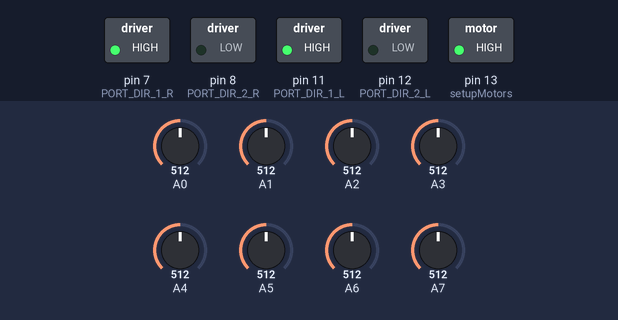
A sketch run on a simulated Arduino Uno, built with avr-gcc and run on an emulated ATmega328P. Parts: switched loads named in the sketch (green lamp = pin HIGH). The inputs (shaded band) are chosen by the test bench; at power-on: A5 = 512, A0 = 512, A1 = 512, A2 = 512, A3 = 512, A4 = 512, A6 = 512, A7 = 512. Pins used as bus, display or sensor lines are not drawn; what the sketch prints to the serial monitor is not drawn.

Above: at 4.7 s.
4.8 s: A5 set to 541
At 7.9 s:
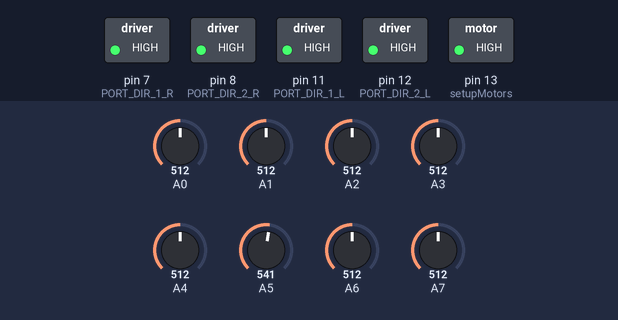
At 12.7 s:
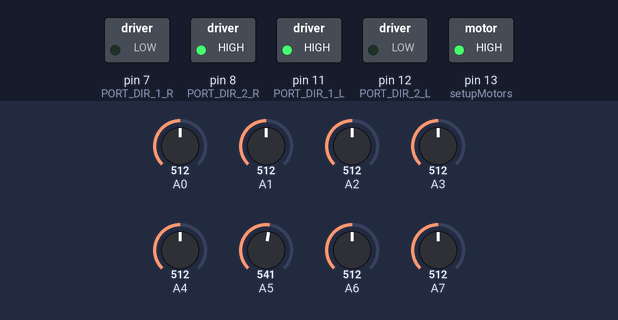
Timing chart, 0 to 13.8 s (numbered marks = the images above; inputs shaded):
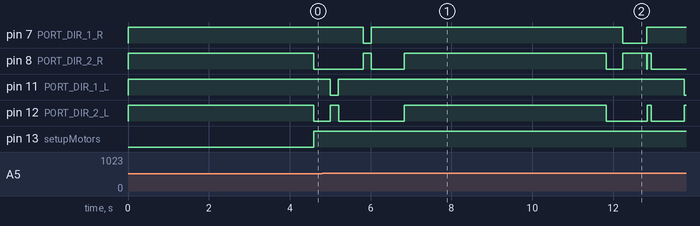

The sketch:

sketch_may19a.ino
```cpp
#include <Streaming.h>
#include <Vector.h>
#define inf 10000
#define PORT_DIR_1_L 11
#define PORT_DIR_2_L 12
#define PORT_POWER_L 10
#define PORT_DIR_1_R 7
#define PORT_DIR_2_R 8
#define PORT_POWER_R 9
float avgSpeed = 0.3;
float pid_p = 8;
byte storagesst[36];
Vector<byte>states(storagesst);
int x;
const int n = 35;
int temp;

int schtrix[7];
int t[n];
Vector<int> dist(t);


void setupMotors() {
  pinMode(PORT_DIR_1_L, OUTPUT);
  pinMode(PORT_DIR_2_L, OUTPUT);
  pinMode(PORT_POWER_L, OUTPUT);
  pinMode(PORT_DIR_1_R, OUTPUT);
  pinMode(PORT_DIR_2_R, OUTPUT);
  pinMode(PORT_POWER_R, OUTPUT);
  pinMode(13, OUTPUT);
}

void motors(float _rPower, float _lPower) {
  if (abs(_rPower) > 0.004) {
    if (_rPower > 0) {
      digitalWrite(PORT_DIR_1_R, HIGH);
      digitalWrite(PORT_DIR_2_R, LOW);
    }
    else {
      digitalWrite(PORT_DIR_1_R, LOW);
      digitalWrite(PORT_DIR_2_R, HIGH);
    }
    analogWrite(PORT_POWER_R, map(constrain(round(abs(_rPower) * 255), 0, 255), 0, 255, 50, 255));
  }
  else {
    digitalWrite(PORT_POWER_R, LOW);
    digitalWrite(PORT_DIR_1_R, HIGH);
    digitalWrite(PORT_DIR_2_R, HIGH);
  }
  //left
  if (abs(_lPower) > 0.004) {
    if (_lPower > 0) {
      digitalWrite(PORT_DIR_1_L, HIGH);
      digitalWrite(PORT_DIR_2_L, LOW);
    }
    else {
      digitalWrite(PORT_DIR_1_L, LOW);
      digitalWrite(PORT_DIR_2_L, HIGH);
    }
    analogWrite(PORT_POWER_L, map(constrain(round(abs(_lPower) * 255), 0, 255), 0, 255, 50, 255));
  }
  else {
    digitalWrite(PORT_POWER_L, LOW);
    digitalWrite(PORT_DIR_1_L, HIGH);
    digitalWrite(PORT_DIR_2_L, HIGH);
  }

}


#define PORT_COUNT 8
int measurePorts[PORT_COUNT] = {0, 1, 2, 3, 4, 5, 6, 7};
int measureOrder[PORT_COUNT] = {0, 7, 1, 6, 2, 5, 3, 4};
int line[PORT_COUNT];

void readLine() {
  for (int i = 0; i < PORT_COUNT; i++) {
    if (i > 0) {
      delayMicroseconds(50);
    }
    line[measureOrder[i]] = analogRead(measurePorts[measureOrder[i]]);
  }
}

// вспомогательные переменные
byte linePro[PORT_COUNT];
int weights[PORT_COUNT] = { -4, -3, -2, -1, 1, 2, 3, 4};

// устанавливается при калибровке на конкретный полигон
byte whiteAvgs[PORT_COUNT] = {65, 65, 65, 65, 65, 65, 65, 65};
byte whiteSigmas[PORT_COUNT] = { 7, 7, 7, 7, 7, 7, 7, 7};
int blackAvgs[PORT_COUNT] = {475, 580, 522, 535, 530, 600, 418, 417};
byte blackSigmas[PORT_COUNT] = {30 , 30 , 30 , 30, 30, 30, 20, 30};

#define STUDENT_099 2.56 // коэффициент стьюдента для 99% уровня достовености
float excentr = 0; // собственно, наш эксцентриситет
float prevExcentr = 0; // предыдущий эксцентриситет, ригодится в ПИД алгоритме

boolean isValid; // удалось ли нормально посчитать эксцентриситет
float blacks = 0; // сколько было чёрных точек
int changeCount; // сколько границ

// временные метки (в Ардуино это тип unsigned long), которые пригодятся нам в вычислениях регулятора
unsigned long lastBlacksFound;
unsigned long lastExcentrCalc = 0;
unsigned long excentrCalcDelay = 0;

void calcExcentr() {
  //calc excentr & other values
  // сохраняем предыдущий эксцентриситет
  prevExcentr = excentr;

  // инициализируем переменные
  float
  _excentr = 0;
  blacks = 0;
  isValid = true;
  changeCount = 0;

  // first run
  for (int i = 0; i < PORT_COUNT; i++) {
    if (line[i] >= blackAvgs[i] - blackSigmas[i]*STUDENT_099) { //if value is definetely in the black area
      linePro[i] = 1;
    }
    else { //if value is in between white and black
      linePro[i] = 0;
    }
  }

  // second run: borders definitions
  for (int i = 1; i < PORT_COUNT - 1; i++) {
    if (abs(linePro[i - 1] - linePro[i + 1]) > 0.3) { //диагностируем переход
      linePro[i] = float(line[i] - whiteAvgs[i]) / float(blackAvgs[i] - whiteAvgs[i]); //нормированное значение
      linePro[i] = constrain(linePro[i], 0, 1);
    }
  }

  // взвешенное суммирование даёт эксцентриситет
  for (int i = 0; i < PORT_COUNT; i++) {
    _excentr = _excentr + weights[i] * linePro[i];
    blacks = blacks + linePro[i]; //число найденных чёрных точек

    // check number of white-black border transitions
    if (i > 0) {
      if (abs(linePro[i] - linePro[i - 1]) > 0.7) { //считаем число переходов чёрное-белое. Для перехода через промежуточное значение можем получить проблему. Возможно, нужен более аккуратный подход
        changeCount++;
      }
    }
  }

  // если нашли чёрное, нормируем эксцентриситет и замечаем время, когда в последний раз находили чёрное (для диагностики схода)
  if (blacks > 0) {
    _excentr = _excentr * 2 / (blacks * PORT_COUNT);
    lastBlacksFound = millis();
  }

  // больше 2-х ереходов над одной линией быть не должно
  if (changeCount > 2) {
    isValid = false;
  }
  else {
    if (blacks > 0 ) {
      prevExcentr = excentr; // запомнили предыдущее значение эксцентриситета (нужно для дифференциальной части ПИД-регулятора)
      excentr = _excentr; // записли нынешнее значение
      if (lastExcentrCalc == 0) { //если первое чтение
        excentrCalcDelay = 0;
        lastExcentrCalc = micros();
      }
      else { // не первое чтение
        excentrCalcDelay = lastExcentrCalc;
        lastExcentrCalc = micros();
        excentrCalcDelay = lastExcentrCalc - excentrCalcDelay;
      }
    }
  }
}

#define INTEGRAL_WEGTH_FACTOR 0.97

#define REGULATOR_PART_CONSTR_PROPORT 1.1
#define REGULATOR_PART_CONSTR_DIFF 0.7
#define REGULATOR_PART_CONSTR_INTEGR 0.3

float rSpeed;
float lSpeed;


//float pid_p = 1.0;
// integral part +++++++++++++++++++++++++++++++++++is limited by -1/ln(0.9) (integral of exp(0.9x)
float pid_i = 0.010;
float pid_d = 8e8;

float power_difference;
float integral = 0;
float derivative = 0;

void calcSpeed() {
  if (excentrCalcDelay > 0 ) {
    derivative = float(excentr - prevExcentr) / excentrCalcDelay;
  }
  else {
    derivative = 0;
  }
  power_difference =
    constrain(excentr * pid_p, -REGULATOR_PART_CONSTR_PROPORT, REGULATOR_PART_CONSTR_PROPORT) +
    constrain(derivative * pid_d, -REGULATOR_PART_CONSTR_DIFF, REGULATOR_PART_CONSTR_DIFF);
  rSpeed = constrain(avgSpeed * (1 + power_difference / 2), 0, 1);
  lSpeed = constrain(avgSpeed * (1 - power_difference / 2), 0, 1);
}

//#define MYDEBUG
//#define SHOW_RAW_DATA


void right() {
  bool flag = true;
  motors(0.3, 0.3);
  delay(200);
  do {
    motors(-0.3, 0.3);
    if (flag) {
      delay(200);
      flag = false;
    }
    readLine();
    calcExcentr();
    calcSpeed();
  } while (linePro[0] == 0 && linePro[1] == 0 && linePro[2] == 0 && linePro[3] == 0 && linePro[4] == 0 && linePro[5] == 0 && linePro[6] == 0 && linePro[7] == 0);
  motors(0, 0);
}
void circle() {
  bool flag = true;
  motors(0.3, 0.3);
  delay(400);
  do {
    motors(-0.3, 0.3);
    if (flag) {
      delay(600);
      flag = false;
    }
    readLine();
    calcExcentr();
    calcSpeed();
  } while (linePro[0] == 0 && linePro[1] == 0 && linePro[2] == 0 && linePro[3] == 0 && linePro[4] == 0 && linePro[5] == 0 && linePro[6] == 0 && linePro[7] == 0);
  motors(0, 0);
}
void left() {
  bool flag = true;
  motors(0.3, 0.3);
  delay(200);
  do {
    motors(0.3, -0.3);
    if (flag) {
      delay(200);
      flag = false;
    }
    readLine();
    calcExcentr();
    calcSpeed();
  } while (linePro[0] == 0 && linePro[1] == 0 && linePro[2] == 0 && linePro[3] == 0 && linePro[4] == 0 && linePro[5] == 0 && linePro[6] == 0 && linePro[7] == 0);
  motors(0, 0);
}
bool adj[n][n] = {
    {0, 0, 0, 0, 0, 0, 0, 0, 0, 0, 0, 0, 0, 0, 0, 0, 0, 0, 0, 0, 0, 0, 0, 0, 0, 0, 0, 0, 0, 0, 0, 0, 0, 0, 0},
    {0, 0, 0, 0, 0, 0, 0, 0, 0, 0, 0, 0, 0, 0, 0, 0, 0, 0, 0, 0, 0, 0, 0, 0, 0, 0, 0, 0, 0, 0, 0, 0, 0, 0, 0},
    {0, 0, 0, 0, 0, 0, 0, 0, 0, 0, 0, 0, 0, 0, 0, 0, 0, 0, 0, 0, 0, 0, 0, 0, 0, 0, 0, 0, 0, 0, 0, 0, 0, 0, 0},
    {0, 0, 0, 0, 0, 0, 0, 0, 0, 0, 0, 0, 0, 0, 0, 0, 0, 0, 0, 0, 0, 0, 0, 0, 0, 0, 0, 0, 0, 0, 0, 0, 0, 0, 0},
    {0, 0, 0, 0, 0, 0, 0, 0, 0, 0, 0, 0, 0, 0, 0, 0, 0, 0, 0, 0, 0, 0, 0, 0, 0, 0, 0, 0, 0, 0, 0, 0, 0, 0, 0},

    {0, 0, 0, 0, 0, 0, 0, 0, 0, 0, 0, 0, 0, 0, 0, 0, 0, 0, 0, 0, 0, 0, 0, 0, 0, 0, 0, 0, 0, 0, 0, 0, 0, 0, 0},
    {0, 0, 0, 0, 0, 0, 0, 0, 0, 0, 0, 0, 0, 0, 0, 0, 0, 0, 0, 0, 0, 0, 0, 0, 0, 0, 0, 0, 0, 0, 0, 0, 0, 0, 0},
    {0, 0, 0, 0, 0, 0, 0, 0, 0, 0, 0, 0, 0, 0, 0, 0, 0, 0, 0, 0, 0, 0, 0, 0, 0, 0, 0, 0, 0, 0, 0, 0, 0, 0, 0},
    {0, 0, 0, 0, 0, 0, 0, 0, 0, 0, 0, 0, 0, 0, 0, 0, 0, 0, 0, 0, 0, 0, 0, 0, 0, 0, 0, 0, 0, 0, 0, 0, 0, 0, 0},
    {0, 0, 0, 0, 0, 0, 0, 0, 0, 0, 0, 0, 0, 0, 0, 0, 0, 0, 0, 0, 0, 0, 0, 0, 0, 0, 0, 0, 0, 0, 0, 0, 0, 0, 0},

    {0, 0, 0, 0, 0, 0, 0, 0, 0, 0, 0, 0, 0, 0, 0, 0, 0, 0, 0, 0, 0, 0, 0, 0, 0, 0, 0, 0, 0, 0, 0, 0, 0, 0, 0},
    {0, 0, 0, 0, 0, 0, 0, 0, 0, 0, 0, 0, 0, 0, 0, 0, 0, 0, 0, 0, 0, 0, 0, 0, 0, 0, 0, 0, 0, 0, 0, 0, 0, 0, 0},
    {0, 0, 0, 0, 0, 0, 0, 0, 0, 0, 0, 0, 0, 0, 0, 0, 0, 0, 0, 0, 0, 0, 0, 0, 0, 0, 0, 0, 0, 0, 0, 0, 0, 0, 0},
    {0, 0, 0, 0, 0, 0, 0, 0, 0, 0, 0, 0, 0, 0, 0, 0, 0, 0, 0, 0, 0, 0, 0, 0, 0, 0, 0, 0, 0, 0, 0, 0, 0, 0, 0},
    {0, 0, 0, 0, 0, 0, 0, 0, 0, 0, 0, 0, 0, 0, 0, 0, 0, 0, 0, 0, 0, 0, 0, 0, 0, 0, 0, 0, 0, 0, 0, 0, 0, 0, 0},

    {0, 0, 0, 0, 0, 0, 0, 0, 0, 0, 0, 0, 0, 0, 0, 0, 0, 0, 0, 0, 0, 0, 0, 0, 0, 0, 0, 0, 0, 0, 0, 0, 0, 0, 0},
    {0, 0, 0, 0, 0, 0, 0, 0, 0, 0, 0, 0, 0, 0, 0, 0, 0, 0, 0, 0, 0, 0, 0, 0, 0, 0, 0, 0, 0, 0, 0, 0, 0, 0, 0},
    {0, 0, 0, 0, 0, 0, 0, 0, 0, 0, 0, 0, 0, 0, 0, 0, 0, 0, 0, 0, 0, 0, 0, 0, 0, 0, 0, 0, 0, 0, 0, 0, 0, 0, 0},
    {0, 0, 0, 0, 0, 0, 0, 0, 0, 0, 0, 0, 0, 0, 0, 0, 0, 0, 0, 0, 0, 0, 0, 0, 0, 0, 0, 0, 0, 0, 0, 0, 0, 0, 0},
    {0, 0, 0, 0, 0, 0, 0, 0, 0, 0, 0, 0, 0, 0, 0, 0, 0, 0, 0, 0, 0, 0, 0, 0, 0, 0, 0, 0, 0, 0, 0, 0, 0, 0, 0},

    {0, 0, 0, 0, 0, 0, 0, 0, 0, 0, 0, 0, 0, 0, 0, 0, 0, 0, 0, 0, 0, 0, 0, 0, 0, 0, 0, 0, 0, 0, 0, 0, 0, 0, 0},
    {0, 0, 0, 0, 0, 0, 0, 0, 0, 0, 0, 0, 0, 0, 0, 0, 0, 0, 0, 0, 0, 0, 0, 0, 0, 0, 0, 0, 0, 0, 0, 0, 0, 0, 0},
    {0, 0, 0, 0, 0, 0, 0, 0, 0, 0, 0, 0, 0, 0, 0, 0, 0, 0, 0, 0, 0, 0, 0, 0, 0, 0, 0, 0, 0, 0, 0, 0, 0, 0, 0},
    {0, 0, 0, 0, 0, 0, 0, 0, 0, 0, 0, 0, 0, 0, 0, 0, 0, 0, 0, 0, 0, 0, 0, 0, 0, 0, 0, 0, 0, 0, 0, 0, 0, 0, 0},
    {0, 0, 0, 0, 0, 0, 0, 0, 0, 0, 0, 0, 0, 0, 0, 0, 0, 0, 0, 0, 0, 0, 0, 0, 0, 0, 0, 0, 0, 0, 0, 0, 0, 0, 0},

    {0, 0, 0, 0, 0, 0, 0, 0, 0, 0, 0, 0, 0, 0, 0, 0, 0, 0, 0, 0, 0, 0, 0, 0, 0, 0, 0, 0, 0, 0, 0, 0, 0, 0, 0},
    {0, 0, 0, 0, 0, 0, 0, 0, 0, 0, 0, 0, 0, 0, 0, 0, 0, 0, 0, 0, 0, 0, 0, 0, 0, 0, 0, 0, 0, 0, 0, 0, 0, 0, 0},
    {0, 0, 0, 0, 0, 0, 0, 0, 0, 0, 0, 0, 0, 0, 0, 0, 0, 0, 0, 0, 0, 0, 0, 0, 0, 0, 0, 0, 0, 0, 0, 0, 0, 0, 0},
    {0, 0, 0, 0, 0, 0, 0, 0, 0, 0, 0, 0, 0, 0, 0, 0, 0, 0, 0, 0, 0, 0, 0, 0, 0, 0, 0, 0, 0, 0, 0, 0, 0, 0, 0},
    {0, 0, 0, 0, 0, 0, 0, 0, 0, 0, 0, 0, 0, 0, 0, 0, 0, 0, 0, 0, 0, 0, 0, 0, 0, 0, 0, 0, 0, 0, 0, 0, 0, 0, 0},

    {0, 0, 0, 0, 0, 0, 0, 0, 0, 0, 0, 0, 0, 0, 0, 0, 0, 0, 0, 0, 0, 0, 0, 0, 0, 0, 0, 0, 0, 0, 0, 0, 0, 0, 0},
    {0, 0, 0, 0, 0, 0, 0, 0, 0, 0, 0, 0, 0, 0, 0, 0, 0, 0, 0, 0, 0, 0, 0, 0, 0, 0, 0, 0, 0, 0, 0, 0, 0, 0, 0},
    {0, 0, 0, 0, 0, 0, 0, 0, 0, 0, 0, 0, 0, 0, 0, 0, 0, 0, 0, 0, 0, 0, 0, 0, 0, 0, 0, 0, 0, 0, 0, 0, 0, 0, 0},
    {0, 0, 0, 0, 0, 0, 0, 0, 0, 0, 0, 0, 0, 0, 0, 0, 0, 0, 0, 0, 0, 0, 0, 0, 0, 0, 0, 0, 0, 0, 0, 0, 0, 0, 0},
    {0, 0, 0, 0, 0, 0, 0, 0, 0, 0, 0, 0, 0, 0, 0, 0, 0, 0, 0, 0, 0, 0, 0, 0, 0, 0, 0, 0, 0, 0, 0, 0, 0, 0, 0}};

 void dijkstra(int s) {

  dist.assign(n, 10000);
  //Serial << dist << endl;
  dist[s] = 0;
  int min_ = inf;
  bool used[n];
  for(int i = 0; i < n; i++){
    used[i] = false;
  }
  while (true) {

    int v = -1;
    for (int i = 0; i < n; i++) {
      if (!used[i] && (v == -1 || dist[i] < dist[v])) {
        v = i;
        min_ = dist[i];
      }
    }
    if (v == -1) {
      break;
    }
    for (int i = 0; i < n; i++) {
      if (adj[v][i] > 0) {
        temp = min_ + adj[v][i];
        //Serial << temp << " ";
        if (temp < dist[i]) {
          dist[i] = temp;
        }
      }
    }
    used[v] = true;
  }
}

void setup() {
  setupMotors();
  for(byte i = n - 9; i < n; i++){
    for(byte j = 0; j < n; j++){
      adj[i][j] = byte(0);
    }
  }
  digitalWrite(6, HIGH);
  Serial.begin(9600);
  int coordinate = 0, y = 0;
  /*while (!(linePro[0] == 1 && linePro[1] == 1 && linePro[2] == 1 && linePro[3] == 1 && linePro[4] == 1 && linePro[5] == 1 && linePro[6] == 1 && linePro[7] == 1)) {
    readLine();
    calcExcentr();
    calcSpeed();
    motors(rSpeed, lSpeed);
    for(int i = 0; i < 8; i++){
      Serial << linePro[i] << " ";
    }
    Serial << endl;
  }*/
  motors(0, 0);
  delay(1000);
  /*for (int i = 0; i < 10; i++) {
    if (i > 2) {
      readLine();
      calcExcentr();
      calcSpeed();
      if (linePro[4]) schtrix[i - 3] = 1;
      else schtrix[i - 3] = 0;
    }
    motors(0.1, 0.1);
    delay(125);
  }
  motors(0, 0);
  for (int i = 0; i < 7; i++) {
    Serial << schtrix[i] << " ";
    if (schtrix[i]) {
      int temp = 1;
      for (int j = 0; j < i; j++) {
        temp *= 2;
      }
      coordinate += temp;
      temp = 1;
    }
  }
  x = coordinate / 10 * 5 - (5 - coordinate % 10);
  if (x == 9) {
    digitalWrite(13, HIGH);
  }
  */
  x = 20;
  states.push_back(1);
  byte arr[3*58]={ 1, 2, 1,
                1, 3, 1,
                3, 4, 1,
                2, 5, 1,
                4, 10, 1,
                3, 9, 1,
                1, 8, 1,
                2, 7, 1,
                5, 6, 1,
                6, 7, 1,
                6, 11, 1,
                7, 8, 1,
                7, 12, 1,
                8, 9, 1,
                8, 13, 1,
                9, 10, 1,
                9, 14, 1,
                10, 15, 1,
                15, 20, 1,
                15, 14, 1,
                14, 19, 1,
                14, 13, 1,
                13, 18, 1,
                13, 12, 1,
                12, 11, 1,
                12, 17, 1,
                11, 16, 1,
                16, 17, 1,
                16, 21, 1,
                17, 22, 1,
                17, 18, 1,
                18, 19, 1,
                18, 23, 1,
                19, 24, 1,
                19, 20, 1,
                20, 25, 1,
                25, 30, 1,
                25, 24, 1,
                24, 29, 1,
                24, 23, 1,
                23, 28, 1,
                23, 22, 1,
                22, 27, 1,
                22, 21, 1,
                21, 26, 1,
                26, 27, 1,
                26, 31, 1,
                27, 32, 1,
                27, 28, 1,
                28, 33, 1,
                28, 29, 1,
                29, 34, 1,
                29, 30, 1,
                30, 35, 1,
                35, 34, 1,
                34, 33, 1,
                33, 31, 1,
                32, 31, 1};
  for (byte i = 0; i < 58 * 3; i += 3) {
    byte v1, v2, len;
    v1 = arr[i];
    v2 = arr[i + 1];
    v1--;
    v2--;
    len = arr[i + 2];
    adj[v1][v2] = len;
    adj[v2][v1] = len;
    temp = len;
  }
  Serial << endl;
  for (int i = 0; i < n; i++) {
    for (int j = 0; j < n; j++) {
      //Serial << _DEC(adj[i][j]) << " ";
      Serial.print(adj[i][j]);
      Serial.print(" ");
      delay(1);
    }
    Serial << endl;
  }
  Serial << endl;
  Serial << endl;
  Serial << endl;
  dijkstra(0);
  Serial << "dijkstra ends!!" << endl;
  Serial << dist << endl;
  int storage[n];
  Vector<int>ans;
  ans.setStorage(storage);
  int end_ = 20;
  end_--;
  int start = 0;
  ans.push_back(end_ + 1);
  int k = 1;
  int weight = dist[end_];
  while (end_ > start) {
    for (int i = 0; i < n; i++) {
      if (adj[end_][i] != 0) {
        int temp = weight - adj[end_][i];
        if (temp == dist[i]) {
          weight = temp;
          end_ = i;
          ans.push_back(i + 1);
          k++;
        }
        if (end_ == start - 1) break;
      }
    }
    if (end_ == start - 1) break;
  }
  int storagex[n];
  Vector<int>rans(storagex);
  for (int i = ans.size() - 1; i >= 0; i--) {
    rans.push_back(ans[i]);
  }
  Serial << rans << endl;
  int prevAns = 1;

  for (int i = 1; i < rans.size(); i++) {
    if (rans[i] != 0) {
      if (rans[i] == 2 && rans[i - 1] == 1) {
        states.push_back(2);
      }
      else if (rans[i] == 3 && rans[i - 1] == 1) {
        states.push_back(4);
      }
      else if (rans[i] == 4 && rans[i - 1] == 3) {
        states.push_back(4);
      }
      else if(rans[i] == 5 && rans[i - 1] == 2){
        states.push_back(2);
      }
      else if(rans[i] == 6 && rans[i - 1] == 5){
        states.push_back(1);
      }
      else if (rans[i] - rans[i - 1] == 1) {
        states.push_back(4);
      }
      else if (rans[i - 1] - rans[i] == 1) {
        states.push_back(2);
      }
      else if (rans[i] - rans[i - 1] >= 5) {
        states.push_back(1);
      }
      else if (rans[i - 1] - rans[i] >= 5) {
        states.push_back(3);
      }
    }
  }
}

#ifdef MYDEBUG
#define LOOP_DELAY 100
#else
#define LOOP_DELAY 2
#endif

bool flag = true;
void loop() {
  readLine();
  calcExcentr();
  calcSpeed();
  /*for(int i = 0; i < 8; i++){
    Serial << linePro[i] << " ";
  }
  Serial << endl;*/
  //motors(255, 255);
  //delay(10000);
  digitalWrite(13, LOW);
  delay(1000);
  digitalWrite(13, HIGH);
  int prev_state = 1;
  Serial << states << endl;
  for (int i = 1; i < states.size(); i++) {
    if ( prev_state - states[i] == -1 || prev_state - states[i] == 3) {
      while (true) {
        readLine();
        calcExcentr();
        calcSpeed();
        if (linePro[0] == 1 && linePro[1] == 1 && linePro[2] == 1 && linePro[3] == 1 && linePro[4] == 1 && linePro[5] == 1 && linePro[6] == 1 && linePro[7] == 1) {
          right();
          while (true) {
            readLine();
            calcExcentr();
            calcSpeed();
            motors(rSpeed, lSpeed);
            if ((linePro[0] == 1 && linePro[1] == 1 && linePro[2] == 1 && linePro[3] == 1 && linePro[4] == 1 && linePro[5] == 1 && linePro[6] == 1 && linePro[7] == 1))break;
          }
          motors(0, 0);
          break;
        }
        else {
          motors(rSpeed, lSpeed);
        }
      }
    } else if (states[i] == prev_state) {
      motors(0.3, 0.3);
      delay(400);
      readLine();
      calcExcentr();
      calcSpeed();
      while (!(linePro[0] == 1 && linePro[1] == 1 && linePro[2] == 1 && linePro[3] == 1 && linePro[4] == 1 && linePro[5] == 1 && linePro[6] == 1 && linePro[7] == 1)) {
        readLine();
        calcExcentr();
        calcSpeed();
        motors(rSpeed, lSpeed);
      }
      motors(0, 0);

    } else {
      while (true) {
        readLine();
        calcExcentr();
        calcSpeed();
        if (linePro[0] == 1 && linePro[1] == 1 && linePro[2] == 1 && linePro[3] == 1 && linePro[4] == 1 && linePro[5] == 1 && linePro[6] == 1 && linePro[7] == 1) {
          left();
          while (true) {
            readLine();
            calcExcentr();
            calcSpeed();
            motors(rSpeed, lSpeed);
            if ((linePro[0] == 1 && linePro[1] == 1 && linePro[2] == 1 && linePro[3] == 1 && linePro[4] == 1
                 && linePro[5] == 1 && linePro[6] == 1 && linePro[7] == 1))break;
          }
          motors(0, 0);
          break;
        }
        else {
          motors(rSpeed, lSpeed);
        }
      }
    }
    prev_state = states[i];
    delay(LOOP_DELAY);
  }
  delay(5000);
  circle();
  readLine();
  calcExcentr();
  calcSpeed();
  motors(rSpeed, lSpeed);
  delay(10);
  motors(0, 0);
  delay(100);
  for (int i = states.size() - 1; i >= 0; i--) {
    if ( prev_state - states[i] == -1 || prev_state - states[i] == 3) {
      while (true) {
        readLine();
        calcExcentr();
        calcSpeed();
        if (linePro[0] == 1 && linePro[1] == 1 && linePro[2] == 1 && linePro[3] == 1 && linePro[4] == 1 && linePro[5] == 1 && linePro[6] == 1 && linePro[7] == 1) {
          right();
          while (true) {
            readLine();
            calcExcentr();
            calcSpeed();
            motors(rSpeed, lSpeed);
            if ((linePro[0] == 1 && linePro[1] == 1 && linePro[2] == 1 && linePro[3] == 1 && linePro[4] == 1 && linePro[5] == 1 && linePro[6] == 1 && linePro[7] == 1))break;
          }
          motors(0, 0);
          break;
        }
        else {
          motors(rSpeed, lSpeed);
        }
      }
    } else if (states[i] == prev_state) {
      motors(0.3, 0.3);
      delay(200);
      readLine();
      calcExcentr();
      calcSpeed();
      while (!(linePro[0] == 1 && linePro[1] == 1 && linePro[2] == 1 && linePro[3] == 1 && linePro[4] == 1 && linePro[5] == 1 && linePro[6] == 1 && linePro[7] == 1)) {
        readLine();
        calcExcentr();
        calcSpeed();
        motors(rSpeed, lSpeed);
      }
      motors(0, 0);

    } else {
      while (true) {
        readLine();
        calcExcentr();
        calcSpeed();
        if (linePro[0] == 1 && linePro[1] == 1 && linePro[2] == 1 && linePro[3] == 1 && linePro[4] == 1 && linePro[5] == 1 && linePro[6] == 1 && linePro[7] == 1) {
          left();
          while (true) {
            readLine();
            calcExcentr();
            calcSpeed();
            motors(rSpeed, lSpeed);
            if ((linePro[0] == 1 && linePro[1] == 1 && linePro[2] == 1 && linePro[3] == 1 && linePro[4] == 1 && linePro[5] == 1 && linePro[6] == 1 && linePro[7] == 1))break;
          }
          motors(0, 0);
          break;
        }
        else {
          motors(rSpeed, lSpeed);
        }
      }
    }
    prev_state = states[i];
    delay(LOOP_DELAY);
  }
  motors(0, 0);
  delay(10000);
  //delay(10000);
}
```

Measured:
- the behaviour switches between 523 and 524 on A5 (found by bisection; images 0 and 1)
- after the input at 4.8 s, pin 7 (PORT_DIR_1_R): HIGH → LOW after 1.0 s, → HIGH 0.20 s later, → LOW 6.2 s later, → HIGH 0.60 s later; pin 8 (PORT_DIR_2_R): LOW → HIGH after 1.0 s, → LOW 0.21 s later, → HIGH 0.81 s later, → LOW 5.0 s later, … (8 changes in this stretch)
